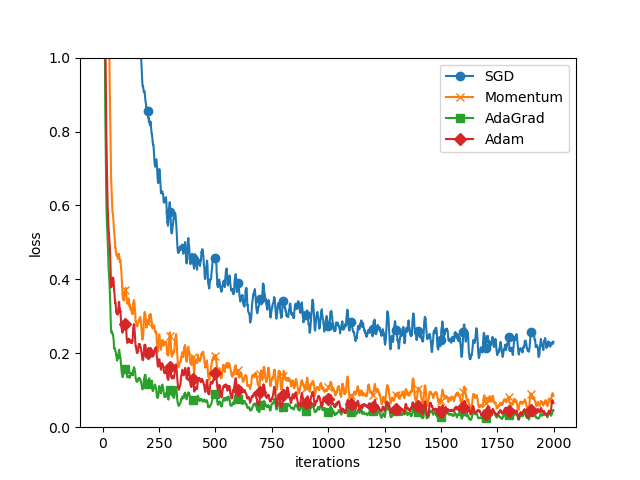

The Python source for this figure:
# coding: utf-8
import os
import sys
sys.path.append(os.pardir)  # 부모 디렉터리의 파일을 가져올 수 있도록 설정
import matplotlib.pyplot as plt
from dataset.mnist import load_mnist
from common.util import smooth_curve
from common.multi_layer_net import MultiLayerNet
from common.optimizer import *


# 0. MNIST 데이터 읽기==========
(x_train, t_train), (x_test, t_test) = load_mnist(normalize=True)

train_size = x_train.shape[0]
batch_size = 128
max_iterations = 2000


# 1. 실험용 설정==========
optimizers = {}
optimizers['SGD'] = SGD()
optimizers['Momentum'] = Momentum()
optimizers['AdaGrad'] = AdaGrad()
optimizers['Adam'] = Adam()
#optimizers['RMSprop'] = RMSprop()

networks = {}
train_loss = {}
for key in optimizers.keys():
    networks[key] = MultiLayerNet(
        input_size=784, hidden_size_list=[100, 100, 100, 100],
        output_size=10)
    train_loss[key] = []    

# 2. 훈련 시작==========
for i in range(max_iterations):
    batch_mask = np.random.choice(train_size, batch_size)
    x_batch = x_train[batch_mask]
    t_batch = t_train[batch_mask]

    for key in optimizers.keys():
        grads = networks[key].gradient(x_batch, t_batch)
        optimizers[key].update(networks[key].params, grads)

        loss = networks[key].loss(x_batch, t_batch)
        train_loss[key].append(loss)

    if i % 100 == 0:
        print( "===========" + "iteration:" + str(i) + "===========")
        for key in optimizers.keys():
            loss = networks[key].loss(x_batch, t_batch)
            print(key + ":" + str(loss))

    # 3. 그래프 그리기==========
markers = {"SGD": "o", "Momentum": "x", "AdaGrad": "s", "Adam": "D"}
x = np.arange(max_iterations)
for key in optimizers.keys():
    plt.plot(x, smooth_curve(train_loss[key]), marker=markers[key], markevery=100, label=key)
plt.xlabel("iterations")
plt.ylabel("loss")
plt.ylim(0, 1)
plt.legend()
plt.show()
plt.savefig('optimizer_compare_mnist.png')